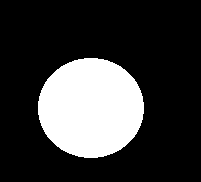
%> input picture old_analysis_20180116/functions/test/images/test7.png, 201 x 182 px
$ octave skelmetric_test.m   (GNU Octave 9; MATLAB toolbox functions it lacks are replaced by stand-ins)
%> lines starting %> are read from the running program, lines starting %| are printed output that depends on the picture; in (x1, y1, x2, y2) boxes, pixels count from 0 and x2, y2 are one past the last pixel; in counts of white or black regions, pixels touching at a corner belong together; the program's own positions count from 1
%> `im = im2bw(imread('test7.png'));`: im: size 182x201 logical; 22.7% white; 1 white region
### old_analysis_20180116/functions/skelmetric.m
function [peakNum, im_enconn] = skelmetric(im, peakThreshold)
% Performs skelmetric transform on binary image of single region.
%
% Region is skeletonized and branchpoints and endpoints are identified.
% Branchpoints are dilated and removed from skeleton, leaving connections.
% branch-branch connections are removed, leaving only branch-endpoint
% connections.
%
% Resulting image is used to determine how many 'arms' an irregular polygon
% has, which are counted as long branch-endpoint connections (relative to
% the total skeleton length), given as peakNum.
%
% Function will accept binary image of single region and return skelmetric
% binary image of br-en connections, as well as how many 'arms' the polygon
% has.
%
% INPUTS:
%   im - binary image of a region
%
% OUTPUTS:
%   im_enconn - binary image of skeletal br-en connections
%   peakNum - number of 'arms' the polygon has
%
%
% Blake Cook 2017-12-27
% ------------------------

%Initialise key vars
if nargin < 2
    peakThreshold = 0.07;
end

%get region data
regions = regionprops(im);
%> regions = 1 region; box (x1, y1, x2, y2), Area and Centroid: (38, 58, 144, 158) 8320 [91.5 108.5]
%if there is more than one region, select region with largest area
if length(regions)>1
    disp('More than one region detected, selection largest connected component');
    im_label = labelmatrix(bwconncomp(im));

    regions_cell = struct2cell(regions);
    areas = cell2mat(regions_cell(1,:));
    area_index = find(areas == max(areas));

    im = ismember(im_label, area_index) > 0;
    regions = regionprops(im);
end

%determine how round the object is
shapeArea = regions.Area;
%> shapeArea = 8320
regions_boundary = regionprops(bwperim(im));
%> regions_boundary = 1 region; box (x1, y1, x2, y2), Area and Centroid: (38, 58, 144, 158) 288 [91.5 108.5]
shapePerimeter = regions_boundary.Area;
%> shapePerimeter = 288
metric = 4*pi*shapeArea/shapePerimeter^2; %=1 iff shape is a circle
%> metric = 1.26

%if the object is round, return msg and original image
%otherwise proceed with skeletonization
roundThreshold = 0.9;
if metric > roundThreshold

    disp(['shape is approximately round, metric = ' num2str(metric)]);
%| shape is approximately round, metric = 1.2605
    im_enconn = im;
    peakNum = 0;

else

    %find skeleton
    im_sm = bwmorph(im,'thin',Inf);

%     %--debug--
%     subplot(2,2,2)
%     imshow(im_sm, [], 'InitialMagnification', 'fit');
%     title('skel');

    %find and dialte branchpoints
    im_br = bwmorph(im_sm,'branchpoints');
    dilationFactor = 2;
    SE = strel('disk',dilationFactor);
    im_br = imdilate(im_br, SE);
    %remove from skeleton to get all skeletal connections
    im_skelconn = logical(im_sm .* (1-im_br));

%     %--debug--
%     subplot(2,2,3)
%     imshow(im_skelconn, [], 'InitialMagnification', 'fit');
%     title('skel no nodes');

    %find endpoints of skeleton
    im_en = bwmorph(im_sm,'endpoints');

    %invert nodeless skel, get br-br conn..
    im_tmp = logical(1-im_skelconn);
    %fill in br-en connections and invert to get br-br connections
    [i,j] = find(im_en);
    im_tmp = imfill(im_tmp, [i j], 8);
    im_brconn = logical(1-im_tmp);
    %subtract from all connections to obtain br-en connections
    im_enconn = logical(im_skelconn - im_brconn);

%     %--debug--
%     subplot(2,2,4);
%     imshow(im_enconn, [], 'InitialMagnification', 'fit');

    %look at length of each br-en connection and count longer connections
    %(relative to the total skeleton length)
    regions_enconn = regionprops(im_enconn);
    peakNum = 0;
    skelLength = cell2mat(struct2cell(regionprops(im_sm,'Area')));
    for k = 1:length(regions_enconn)
        area_en = regions_enconn(k).Area;
        if area_en/skelLength > peakThreshold
            peakNum = peakNum + 1;
        end
    end

    %if shape is a line, count as two arms
    if peakNum == 1, peakNum = 2; end

%     %--debug--
%     title(['shape input has ' num2str(peakNum) ' arms'])

end

end

### old_analysis_20180116/functions/test/skelmetric_test.m
%load test image
im = im2bw(imread('test7.png'));
im = imfill(im, 'holes');

%show binary image
figure(1);
set(gcf, 'Position', get(0,'Screensize'));
subplot(1,2,1)
imshow(im, [], 'InitialMagnification', 'fit');
title('Original binary image')

%test function
[peakNum, im_enconn] = skelmetric(im);
%> peakNum = 0

subplot(1,2,2)
imshow(im_enconn, [], 'InitialMagnification', 'fit');


text(0,0,['end-branch connections, ' num2str(peakNum) ' arms'],'Color','g');
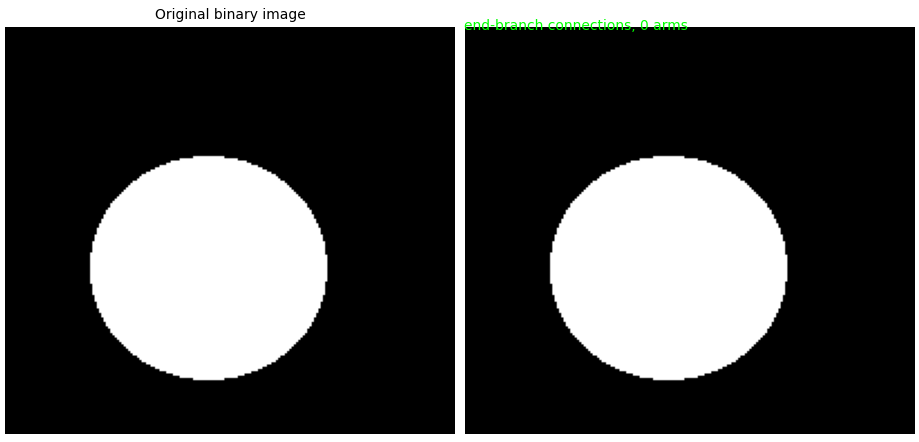
%> figure redrawn from the program's plot data, 2 panels
